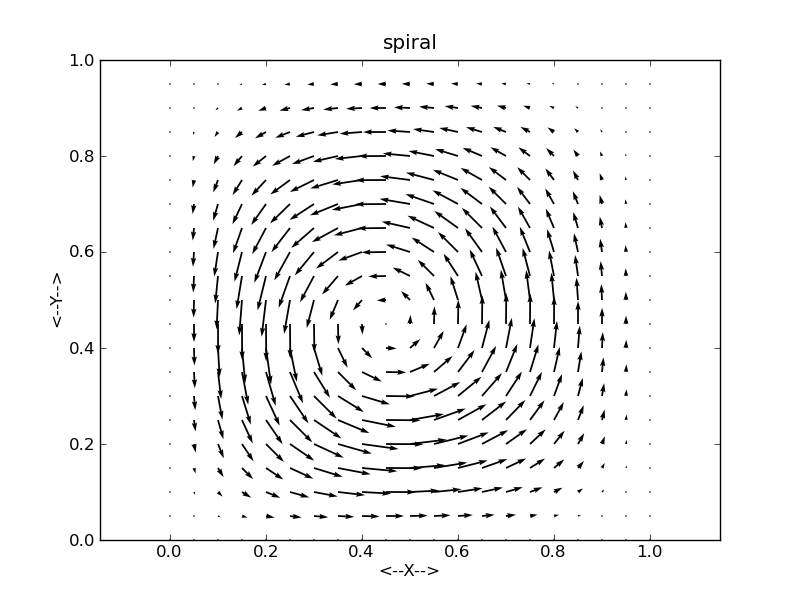

This chart was generated by the following Python code:
#! /usr/bin/env python
#
def spiral_matplotlib ( header, n, x, y, u, v, s ):

#*****************************************************************************80
#
## SPIRAL_MATPLOTLIB plots the velocity vector field with MATPLOTLIB.
#
#  Licensing:
#
#    This code is distributed under the GNU LGPL license.
#
#  Modified:
#
#    22 January 2015
#
#  Author:
#
#    John Burkardt
#
#  Parameters:
#
#    Input, string HEADER, a header to be used to name the files.
#
#    Input, integer N, the number of evaluation points.
#
#    Input, real X(N), Y(N), the coordinates of the evaluation points.
#
#    Input, real U(N), V(N), the velocity components.
#
#    Input, real S, a scale factor for the velocity vectors.
#
  import matplotlib.pyplot as plt

  myplot = plt.figure ( )
  ax = plt.gca ( )
  ax.quiver ( x, y, u, v )
  ax.set_xlabel ( '<--X-->' )
  ax.set_ylabel ( '<--Y-->' )
  ax.set_title ( header )
  ax.axis ( 'equal' )
  plt.draw ( )
  plt.show ( )

  plot_filename = header + '_matplotlib.png'
  myplot.savefig ( plot_filename )

  return

def spiral_matplotlib_test ( ):

#*****************************************************************************80
#
## SPIRAL_MATPLOTLIB_TEST generates a field on a regular grid and plots it.
#
#  Licensing:
#
#    This code is distributed under the GNU LGPL license.
#
#  Modified:
#
#    20 January 2015
#
#  Author:
#
#    John Burkardt
#
  from grid_2d import grid_2d
  from uv_spiral import uv_spiral

  print ''
  print 'SPIRAL_MATPLOTLIB_TEST:'
  print '  Generate a spiral velocity field on a regular grid.'
  print '  Display it using MATPLOTLIB'

  x_lo = 0.0
  x_hi = 1.0
  x_num = 21

  y_lo = 0.0
  y_hi = 1.0
  y_num = 21

  [ x, y ] = grid_2d ( x_num, x_lo, x_hi, y_num, y_lo, y_hi )

  n = x_num * y_num
  c = 1.0

  [ u, v ] = uv_spiral ( n, x, y, c )

  header = 'spiral'
  s = 0.05
  spiral_matplotlib ( header, n, x, y, u, v, s )

  print ''
  print 'SPIRAL_GMATPLOTLIB_TEST:'
  print '  Normal end of execution.'

  return

if ( __name__ == '__main__' ):
  from timestamp import timestamp
  timestamp ( )
  spiral_matplotlib_test ( )
  timestamp ( )
